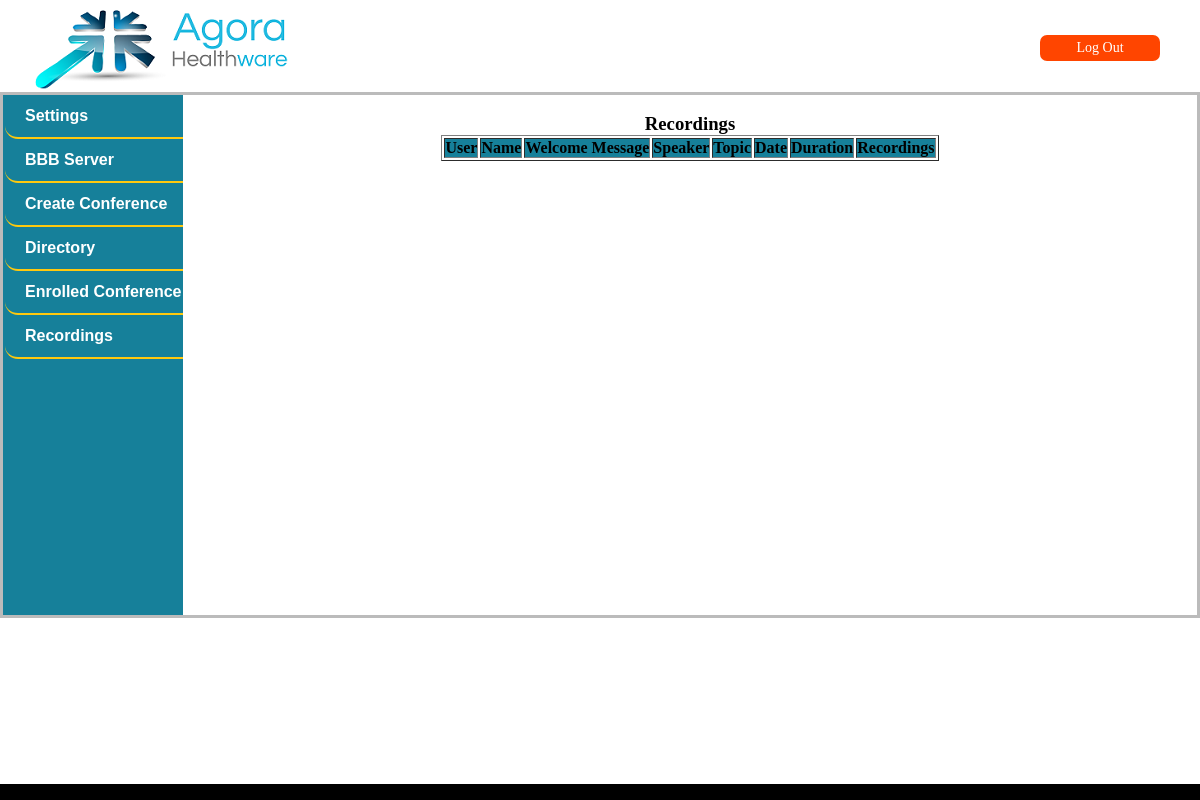
Page /recordings.php (signed in) on the earlier database version.
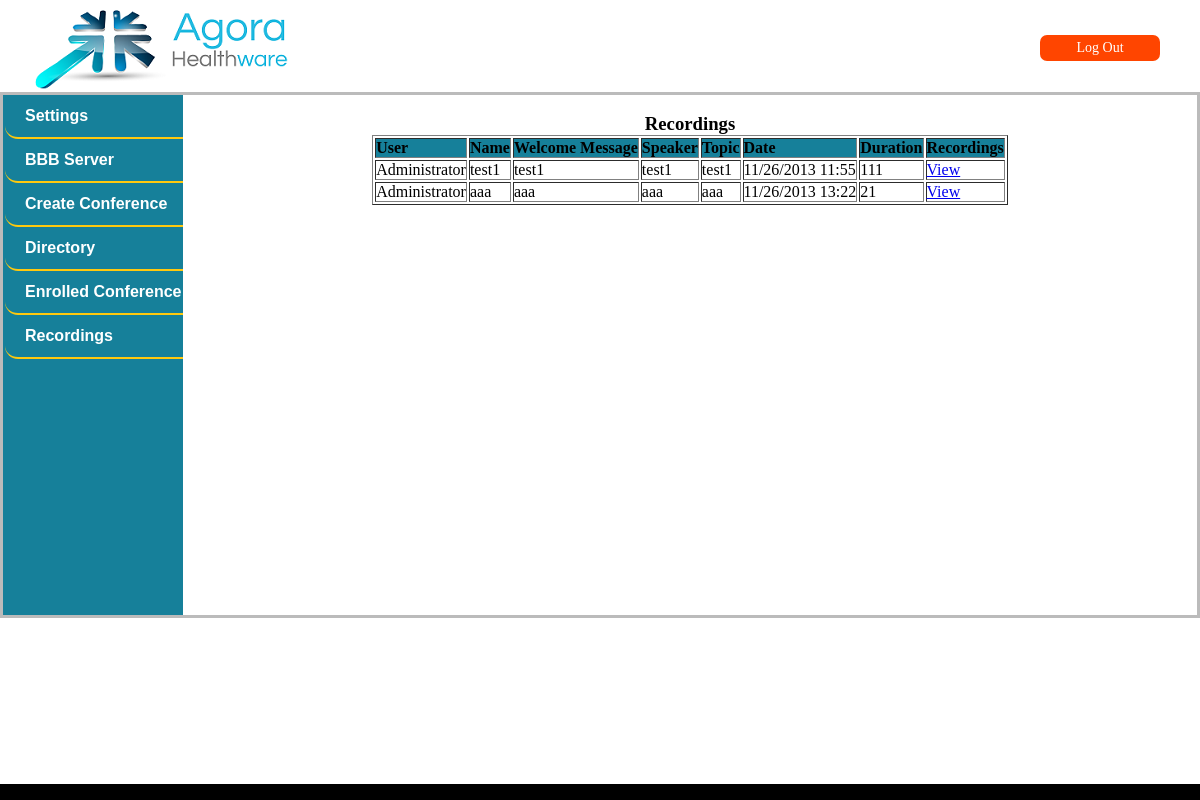
Same page on the later database version.
### tables this page shows
CREATE TABLE `meetings` (
  `id` int(11) NOT NULL AUTO_INCREMENT,
  `server_id` int(11) DEFAULT NULL,
  `owner_id` int(11) DEFAULT NULL,
  `owner_type` varchar(255) DEFAULT NULL,
  `meetingid` varchar(255) DEFAULT NULL,
  `name` varchar(255) DEFAULT NULL,
  `attendee_password` varchar(255) DEFAULT NULL,
  `moderator_password` varchar(255) DEFAULT NULL,
  `welcome_msg` varchar(255) DEFAULT NULL,
  `logout_url` varchar(255) DEFAULT NULL,
  `voice_bridge` varchar(255) DEFAULT NULL,
  `dial_number` varchar(255) DEFAULT NULL,
  `max_participants` int(11) DEFAULT NULL,
  `private` tinyint(1) DEFAULT '0',
  `created_at` datetime DEFAULT NULL,
  `updated_at` datetime DEFAULT NULL,
  `external` tinyint(1) DEFAULT '0',
  `param` varchar(255) DEFAULT NULL,
  `record` varchar(10) DEFAULT NULL,
  `duration` int(11) DEFAULT '0',
  `meeting_date` int(8) DEFAULT NULL,
  `speaker` varchar(255) DEFAULT NULL,
  `topic` varchar(255) DEFAULT NULL,
  `status` varchar(50) DEFAULT NULL,
  `meeting_time` varchar(10) DEFAULT NULL,
  PRIMARY KEY (`id`),
  UNIQUE KEY `index_bigbluebutton_rooms_on_meetingid` (`meetingid`),
  UNIQUE KEY `index_bigbluebutton_rooms_on_voice_bridge` (`voice_bridge`),
  KEY `index_bigbluebutton_rooms_on_server_id` (`server_id`)
);

CREATE TABLE `users` (
  `id` int(11) NOT NULL AUTO_INCREMENT,
  `login` varchar(255) DEFAULT NULL,
  `email` varchar(255) DEFAULT NULL,
  `password` varchar(40) DEFAULT NULL,
  `full_name` varchar(255) DEFAULT NULL,
  `user_type` varchar(255) DEFAULT NULL,
  PRIMARY KEY (`id`)
);

### classes/DBAccess.php (called while the page is built, shortened)
<?php
    class DBAccess{
        public function fromDBDate($date){
            $y=substr($date,0,4);
            $m=substr($date,4,2);
            $d=substr($date,6,2);
            return $m."/".$d."/".$y;
        }
        public function enrolledConferences($owner_id){
            $sql="select a.*,b.full_name from meetings a,users b,invitations c where a.id=c.meeting_id and b.id=c.user_id and owner_id<>".$owner_id;
            return(mysql_query($sql));
        }
    }
?>

### recordings.php (the view, shortened to what this page needs)
<?php
    require_once('classes/DBAccess.php');
    $dbAccess= new DBAccess();
    $result=$dbAccess->enrolledConferences($_SESSION['owner_id']);
?>
<!doctype html>
<html lang="en">
    <head>
        <link rel="stylesheet" type="text/css" href="css/Style.css"/>
        <link rel="stylesheet" href="http://code.jquery.com/ui/1.9.1/themes/base/jquery-ui.css" />
        <link rel="stylesheet" type="text/css" href="css/jquery.alerts.css" media="screen" />
        <link rel="stylesheet" type="text/css" href="css/rhd.css"/>
    </head>
    <body onLoad="changeHashOnLoad();" >
        <?php include_once 'assets/main/HeaderNew.php'; ?>
        <?php include_once 'assets/main/LeftSideNew.php'; ?>
        <div id="rightform">
            <br>
            <h3 style="text-align: center;">Recordings</h3>
            <table align="center" class="rightform" border="1">
            <tr><th>User</th><th>Name</th><th>Welcome Message</th><th>Speaker</th><th>Topic</th><th>Date</th><th>Duration</th><th>Recordings</th></tr>
            <?php
                while($row=mysql_fetch_array($result)){
                    echo "<tr>";
                    echo "<td>".$row['full_name']."</td>";
                    echo "<td>".$row['name']."</td>";
                    echo "<td>".$row['welcome_msg']."</td>";
                    echo "<td>".$row['speaker']."</td>";
                    echo "<td>".$row['topic']."</td>";
                    echo "<td>".$dbAccess->fromDBDate($row['meeting_date'])."&nbsp;".$row['meeting_time']."</td>";
                    echo "<td>".$row['duration']."</td>";
                    echo "<td><a target='_blank' href='getRecordings.php?id=".$row['id']."'>View</a></td>";
                    echo "</tr>";
                }
            ?>
            </table>
        </div>
        <?php include_once 'assets/main/FooterNew.php'; ?>
    </body>
    </html>

Differences in the rows shown:
added meetings: users.full_name "Administrator", name "test1", welcome_msg "test1", speaker "test1", topic "test1", meeting_date "11/26/2013", meeting_time "11:55", duration "111"
added meetings: users.full_name "Administrator", name "aaa", welcome_msg "aaa", speaker "aaa", topic "aaa", meeting_date "11/26/2013", meeting_time "13:22", duration "21"
